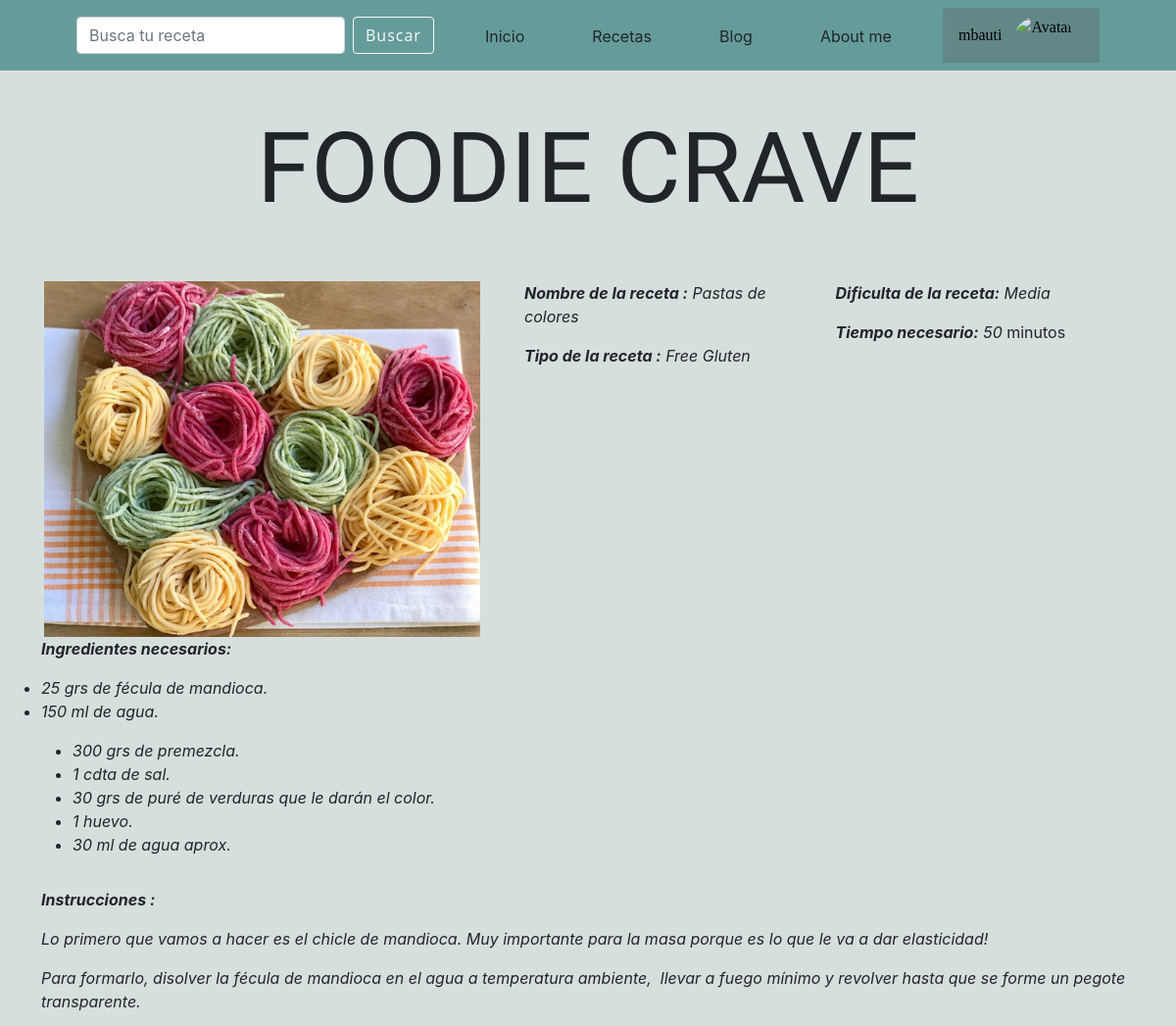
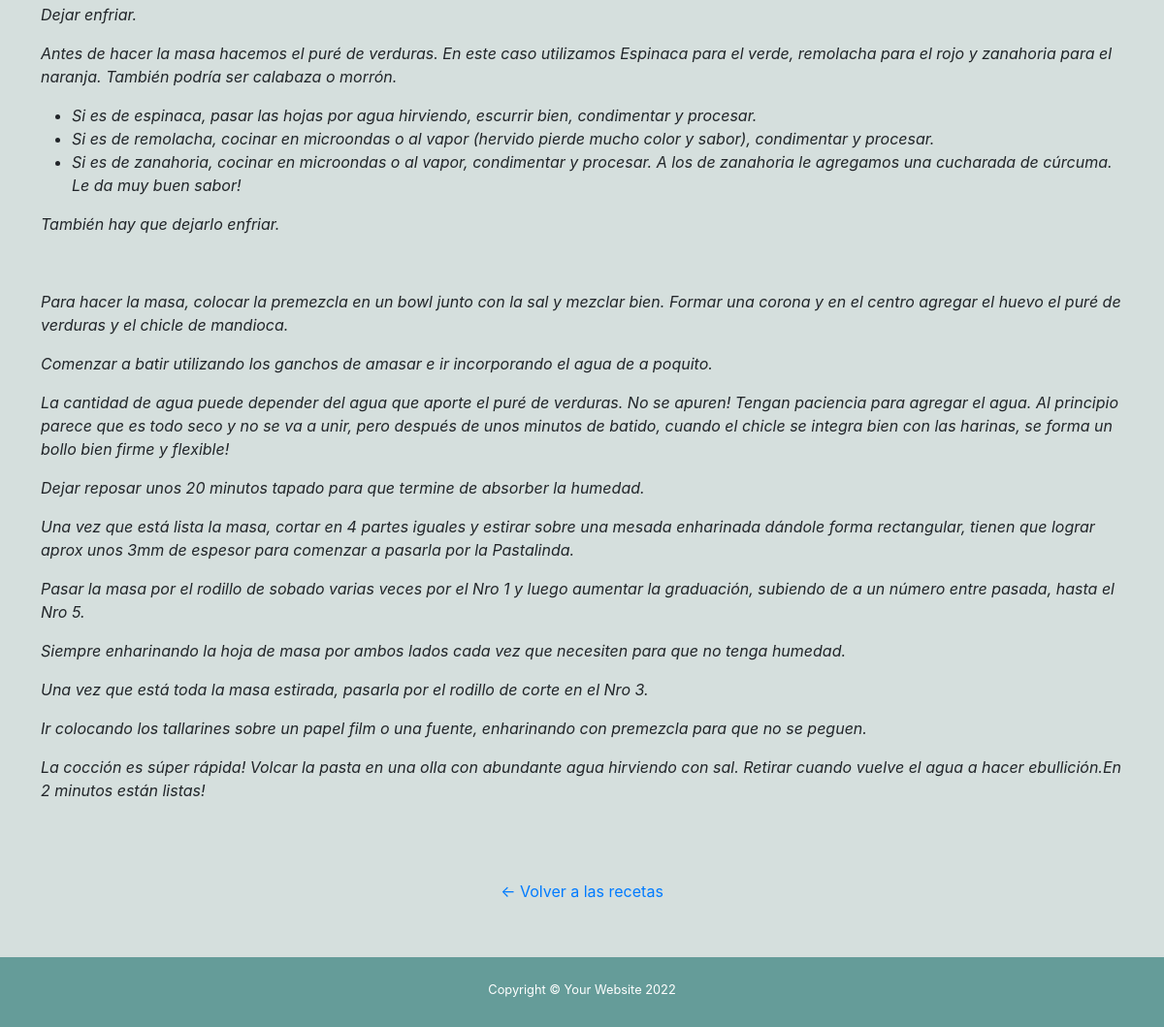
Page /recetas/30/ (signed in) on the committed database (2 pictures, top to bottom).
### AppCoder/models.py (models this page shows, shortened)
class Recetas(models.Model):
    TIPO_OPCIONES = [
        (1, "Vegetariano"),
        (2, "Vegano"),
        (3, "Contiene carne"),
        (4, "Free Gluten")
    ]
    DIFICULTAD_OPCIONES= [
        (1,"Facil"),
        (2,"Media"),
        (3,"Dificil")
    ]
    nombre = models.CharField(max_length=40);
    tipo = models.IntegerField(null=False,blank=False,choices= TIPO_OPCIONES)
    tiempo =  models.IntegerField()
    dificultad = models.IntegerField(null=False,blank=False, choices= DIFICULTAD_OPCIONES)
    ingredientes = RichTextField()
    instrucciones = RichTextField()
    fecha = models.DateTimeField(auto_now_add=True)
    imagen = models.ImageField(null=True,blank=True, upload_to= "imagenes/")
    def get_tipo_display(self):
        for tipo in self.TIPO_OPCIONES:
            if self.tipo == tipo[0]:
                return tipo[1]
        return None
    def get_dificultad_display(self):
        for opcion in self.DIFICULTAD_OPCIONES:
            if self.dificultad == opcion[0]:
                return opcion[1]
        return None

### AppCoder/views.py (the view)
# urls.py: path('<int:pk>/', RecetasDetalles.as_view(), name='RecetasDetalles'),
class RecetasDetalles(DetailView):
    model = Recetas
    template_name = 'AppCoder/recetas_detalle.html'

### AppCoder/templates/AppCoder/recetas_detalle.html (shortened to what this page needs)
{% extends 'AppCoder/padre.html' %}
{% load static %}
{% block contenidoQueCambia %}
<div class="container">
    <div class="row">
        <div class="col-md-5">
            <img src="{{ recetas.imagen.url }}" alt="{{ recetas.nombre }}" style="height: 100%; width: 100%;">
        </div>
        <div class="col-md-7">
            <div class="container">
                <div class="row">
                    <div class="col-md-6">
                        <p><strong style="font-style: oblique;">Nombre de la receta :</strong>  <i> {{ recetas.nombre }}</i></p>
                        <p> <strong style="font-style: oblique;">Tipo de la receta :</strong>  <i> {{ recetas.get_tipo_display }}</i></p>
                    </div>
                    <div class="col-md-6">
                        <p><strong style="font-style: oblique;">Dificulta de la receta:</strong>  <i>{{recetas.get_dificultad_display}}</i></p>
                        <p><strong style="font-style: oblique;">Tiempo necesario:</strong>  <i>{{recetas.tiempo}}</i> minutos</p>
                    </div>
                </div>
            </div>
        </div>
    </div>
    <div class="row">
            <p> <strong style="font-style: oblique;">Ingredientes necesarios:</strong>  <br><i>{{recetas.ingredientes|safe}}</i></p>
    </div>
    <div class="row">
        <p><strong style="font-style: oblique;">Instrucciones :</strong><br><i>{{recetas.instrucciones|safe}}</i></p>
    </div>
    <div class="row" style="text-align: center;">
        <a href="{% url 'Recetas' %}" style="padding: 48px;"> &#8592; Volver a las recetas</a>
    </div>
</div>
{% endblock %}

### AppCoder/templates/AppCoder/padre.html (shortened to what this page needs)
<!DOCTYPE html>
<html lang="en">
<head>
    {% load static %}
    <link href="https://cdn.jsdelivr.net/npm/bootstrap-icons@1.5.0/font/bootstrap-icons.css" rel="stylesheet"
        type="text/css" />
    <link rel="stylesheet" href="{% static 'AppCoder/css/styles.css' %}">
    <link rel="stylesheet" href="{% static 'AppCoder/css/styles2.css' %}">
    <link rel="stylesheet" href="https://maxcdn.bootstrapcdn.com/bootstrap/4.0.0/css/bootstrap.min.css"
>
</head>
<body style="background-color: #d5dfdd;">
    <nav class="navbar nav-tabs" style="background-color: #659c99;">
        <div class="container px-5">
            <div style="display: flex;align-items: center;">
                <form class="d-flex" role="search">
                    <input class="form-control me-2" type="search" placeholder="Busca tu receta" aria-label="Search">
                    <button class="btn btn-outline-light" type="submit">Buscar</button>
                </form>
            </div>
            <li class="nav-item" style="list-style-type: none"><a class="nav-link" style="border-radius: 8px;"
                    href="{% url 'Inicio' %}">Inicio</a></li>
            <li class="nav-item" style="list-style-type: none"><a class="nav-link" style="border-radius: 8px;"
                    href="{% url 'Recetas' %}">Recetas</a></li>
            <li class="nav-item" style="list-style-type: none"><a class="nav-link" style="border-radius: 8px;"
                    href="{% url 'Blog' %}">Blog</a></li>
            <li class="nav-item" style="list-style-type: none"><a class="nav-link" style="border-radius: 8px;"
                    href="{% url 'AboutMe' %}">About me</a></li>
            {% if user.is_authenticated %}
            <div class="dropdown">
                <button onclick="myFunction()" class="dropbtn" style="font-family: cursive;">{{ user.username }} <img
                        onclick="myFunction()" src="{{avatar}}" alt="Avatar"
                        style="height: 40px; border-radius: 50%; margin-left: 14px;"></a></button>
            </div>
            {% else %}
            <li class="nav-item" style="list-style-type: none"><a class="nav-link" style="border-radius: 8px;"
                    href="{% url 'login' %}">Ingresar</a></li>
            {% endif %}
        </div>
    </nav>
    <header>
        <div style="padding: 24px 0 24px 0;text-align: center;">
            <div style="margin:0px auto;">
                <p style="font-size: 100px; font-family: 'Tourney', cursive;">FOODIE CRAVE</p>
            </div>
        </div>
    </header>
    {% block contenidoQueCambia %}
    {% endblock %}
    <footer style="background-color:#659c99;padding-top: 24px;">
        <div class="container px-5">
            <p class="m-0 text-center text-white small">Copyright &copy; Your Website 2022</p>
        </div>
    </footer>
</body>
</html>

### AppCoder/static/AppCoder/css/styles2.css (style rules this page uses)
.dropdown { position: relative; display: inline-block; }
.dropbtn { width: 160px; background-color: #618886; color: black; border: none; border-radius: 4px 4px 0 0; padding: 8px 16px; font-size: 16px; cursor: pointer; display: flex; align-items: center; }

### AppCoder/templates/AppCoder/padre.html (style rules this page uses)
html { min-height: 100%; position: relative; }
body { margin: 0; margin-bottom: 80px; }
footer { position: absolute; bottom: 0; width: 100%; height: 40px; color: white; }

### rows in the picture
Recetas: imagen (picture), nombre "Pastas de colores", tipo "Free Gluten", dificultad "Media", tiempo "50", ingredientes "25 grs de fécula de mandioca. 150 ml de agua. 300 grs de premezcla. 1 cdta de sal. 30 grs de puré de verduras que le darán el color. 1 huevo. 30 ml de agua aprox.", instrucciones "Para formarlo, disolver la fécula de mandioca en el agua a temperatura ambiente, llevar a fuego mínimo y revolver hasta que se forme un pegote transparente. Dejar enfriar. Antes de hacer la masa hacemos el puré de verduras. En este caso utilizamos Espinaca para el verde, remolacha para el rojo y zanahoria para el naranja. También podría ser calabaza o morrón. Si es de espinaca, pasar las hojas por agua hirviendo, escurrir bien, condimentar y procesar. Si es de remolacha, cocinar en microondas o al vapor (hervido pierde mucho color y sabor), condimentar y procesar. Si es de zanahoria, cocinar en microondas o al vapor, condimentar y procesar. A los de zanahoria le agregamos una cucharada de…"

### other values in the picture
{{ user.username }} "mbauti"
